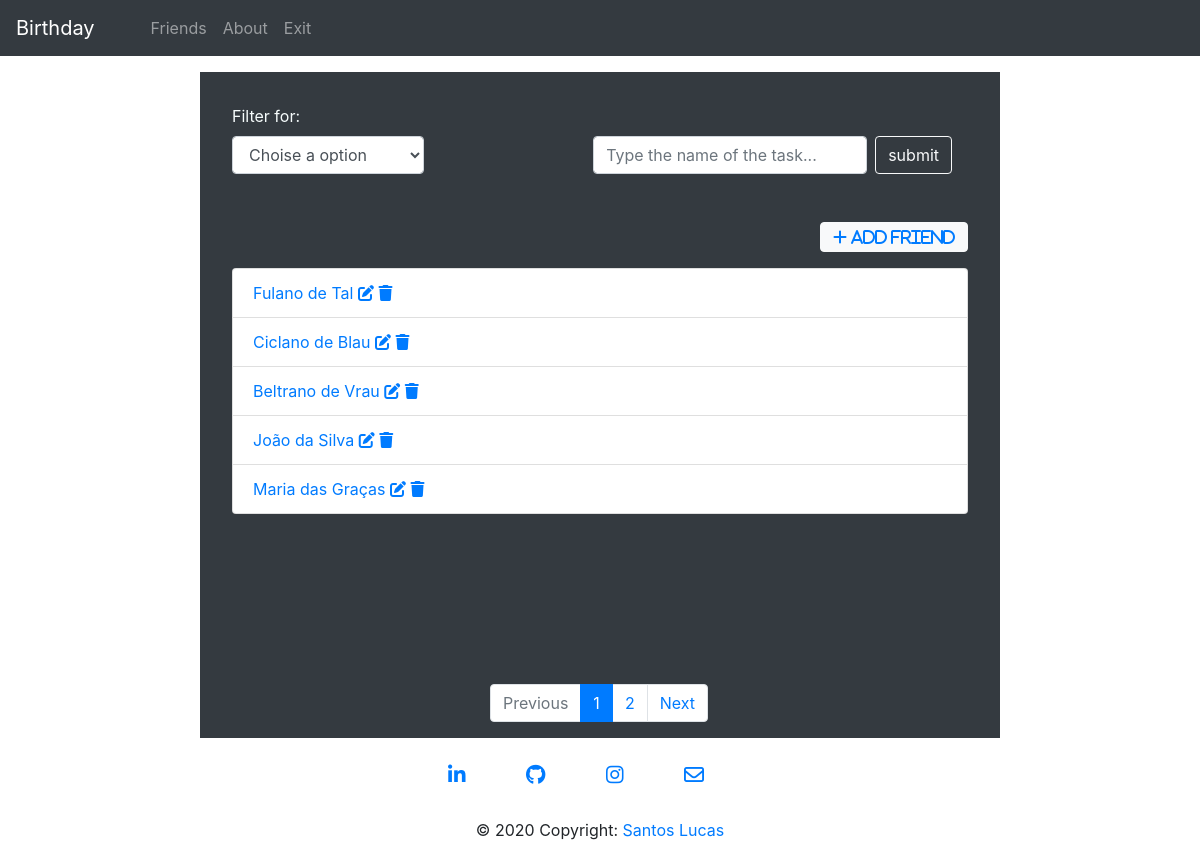
/ (signed in), run on the app's committed database.
### friends/models.py (models this page shows, shortened)
class Friend(models.Model):
    name = models.CharField(max_length=250, default="")
    birthday = models.DateField()
    age = models.IntegerField()
    gift = models.TextField()
    user = models.ForeignKey(get_user_model(), on_delete=models.CASCADE)

### friends/views.py (the view)
# urls.py: path('', views.friendList, name='friend-list'),
@login_required
def friendList(request):
    search = request.GET.get('search')
    filter = request.GET.get('filter')
    date_today = date.today()
    friends = Friend.objects.filter(
        birthday=date_today, user=request.user).count()
    if friends >= 1:
        send_mail('BIRTHDAY', 'Today is a birthday of a friend',
                  'teste@gmail.com', ['admin@example.com'])
    if search:
        friends = Friend.objects.filter(
            name__icontains=search, user=request.user)
    elif filter == 'today':
        friends = Friend.objects.filter(
            birthday=date_today, user=request.user)
    elif filter == 'this-month':
        max_date = (date_today + relativedelta(months=1))
        friends = Friend.objects.filter(birthday__range=(
            date_today, max_date), user=request.user)
    elif filter == 'next-month':
        min_date = date_today + relativedelta(months=1)
        max_date = date_today + relativedelta(months=2)
        friends = Friend.objects.filter(birthday__range=(
            min_date, max_date), user=request.user)
    else:
        friends_list = Friend.objects.all().filter(user=request.user)
        paginator = Paginator(friends_list, 5)
        page = request.GET.get('page')
        friends = paginator.get_page(page)
    return render(request, 'friends/friend-list.html', {'friends': friends})

### friends/templates/friends/friend-list.html (shortened to what this page needs)
{% extends 'base.html' %}
{% block content %}
<div class="content">
    <article>
        <div class="form-group">
            <label for="filter">Filter for:</label>
            <select class="form-control" name="filter" id="filter">
                <option value="#">Choise a option</option>
            </select>
        </div>
        <div class="search-div">
            <form class="form-inline my-2 my-lg-0" method="GET" id="search-form">
                <input class="form-control mr-sm-2" type="text" name="search" id="search"
                    placeholder="Type the name of the task..." value="{{ request.GET.search }}">
                <input class="btn btn-outline-light my-2 my-sm-0" type="submit" value="submit" id="search-btn">
            </form>
        </div>
        <div class="add-friend-button">
            <button class="btn btn-light my-2 my-sm-0"><a href="{% url 'friends:create-friend' %}" class="fas fa-plus">
                    Add Friend </a></button>
        </div>
        <div class="friend-list">
            <ul class="list-group">
                {% for friend in friends %}
                <li class="list-group-item">
                    <a href="{% url 'friends:friend-view' friend.id %}">{{friend.name}}</a>
                    <span><a href="{% url 'friends:edit-friend' friend.id %}" class="fas fa-edit"></a></span>
                    <span><a href="{% url 'friends:delete-friend' friend.id %}"
                            class="delete-btn fas fa-trash"></a></span>
                </li>
                {% endfor %}
            </ul>
        </div>
        <nav>
            {% if friends.has_other_pages %}
            <ul class="pagination">
                {% if friends.has_previous %}
                <li class="page-item"><a class="page-link" href="?page={{ friends.previous_page_number }}">Previous</a>
                </li>
                {% else %}
                <li class="page-item disabled"><a class="page-link">Previous</a></li>
                {% endif %}
                {% for i in friends.paginator.page_range %}
                {% if friends.number == i %}
                <li class="page-item active"><a class="page-link">{{ i }} <span class="sr-only">(current)</span></a>
                </li>
                {% else %}
                <li class="page-item"><a class="page-link" href="?page={{ i }}">{{i}}</a></li>
                {% endif %}
                {% endfor %}
                {% if friends.has_next %}
                <li class="page-item"><a class="page-link" href="?page={{ friends.next_page_number }}">Next</a></li>
                {% else %}
                <li class="page-item disabled"><a class="page-link">Next</a></li>
                {% endif %}
            </ul>
            {% endif %}
        </nav>
</div>
{% endblock %}

### friends/static/css/style.css (style rules this page uses)
body { margin: 0px; padding: 0px; background-image: #F6FCFC; }
a { text-decoration: none; }
@media only screen and (min-width: 960px) { .content { height: auto; width: 50em; margin: auto; padding: 1em; margin-top: 1em; background-color: #343a40; color:#F6FCFC; } }
@media only screen and (min-width: 960px) { article { width: 100%; } }
@media only screen and (min-width: 960px) { article .form-group { width: 25%; float: left; margin: 1em; } }
@media only screen and (min-width: 960px) { .search-div { float: right; margin-right: 2em; margin-left: 2em; margin-top: 3em; } }
@media only screen and (min-width: 960px) { .add-friend-button { float: right; margin-top: 3em; margin-right: 1em; } }
@media only screen and (min-width: 960px) { .friend-list { height: 50%; clear: both; margin: 1em; } }
@media only screen and (min-width: 960px) { .pagination { width: 220px; margin: auto; color: rebeccapurple; } }

### data on the page
Friend: name "Fulano de Tal"
Friend: name "Ciclano de Blau"
Friend: name "Beltrano de Vrau"
Friend: name "João da Silva"
Friend: name "Maria das Graças"

### other printed values
{{ i }} "1"
{{ i }} "2"
